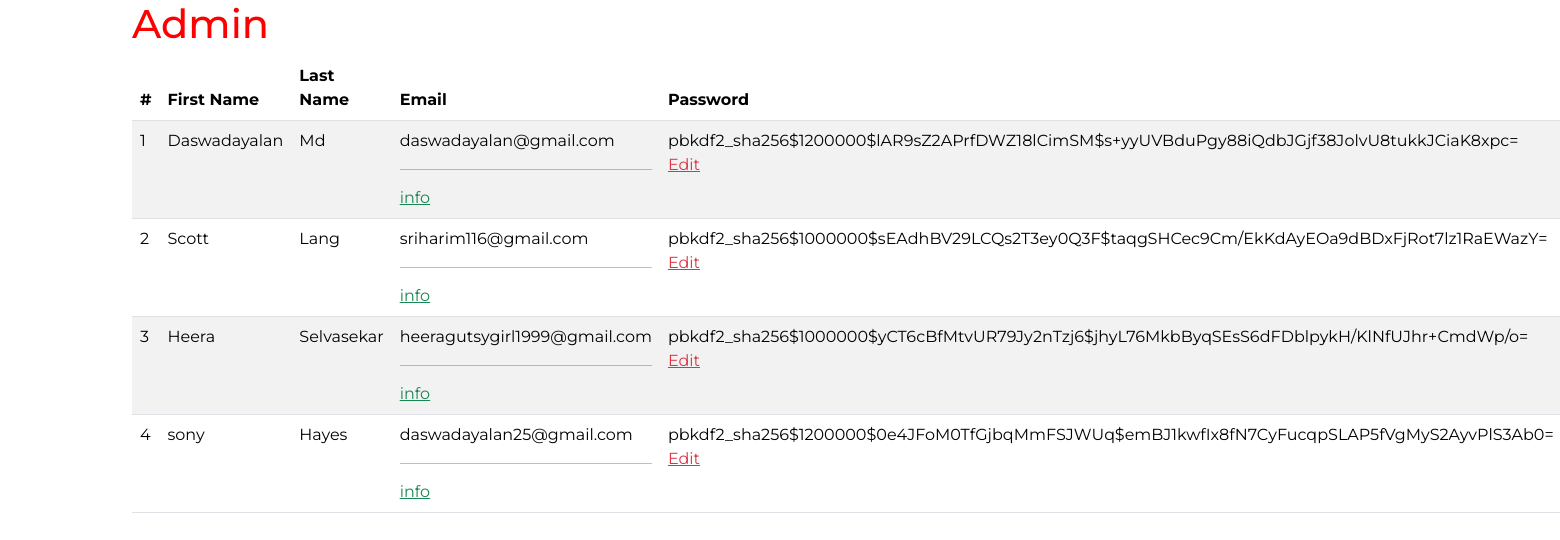
/api-admin/forum, run on the app's committed database.
### general/models.py (models this page shows, shortened)
class User(AbstractBaseUser, PermissionsMixin):
    email = models.EmailField(unique=True)
    first_name = models.CharField(max_length=30)
    last_name = models.CharField(max_length=35)
    date_joined = models.DateTimeField(default=timezone.now)
    security_code = models.IntegerField(default=0)
    profile_img= models.ImageField(default='default.jpg',upload_to='profile_pics')
    post_media=models.ImageField(default='',upload_to='media-picture')
    gender=models.CharField(max_length=50,null=True)
    verify_email = models.IntegerField(default=0)
    status = models.IntegerField(default=0)
    alive = models.IntegerField(default=0)
    is_active = models.BooleanField(default=True)
    is_staff = models.BooleanField(default=False)
    is_superuser = models.BooleanField(default=False)
    objects = MyUserManager()
    USERNAME_FIELD = 'email'
    REQUIRED_FIELDS = ['first_name', 'last_name']

### superuser/views.py (the view)
# urls.py: path("forum",forumApiView.as_view())
class forumApiView  (APIView):
    def get(self,request):
        Users_details=User.objects.all()
        return render(request,"admin/adminForum.html",{"users_info":Users_details})

### superuser/templates/admin/adminForum.html (shortened to what this page needs)
{% extends "index.html" %}
{% block page-content %}
<div class="container">
<h1>Admin</h1>
<table class=' table table-striped'>
    <thead>
        <th>#</th>
        <th>First Name</th>
        <th>Last Name</th>
        <th>Email</th>
        <th>Password</th>
    </thead><tbody>
{% for users in users_info  %}
<tr>
<td>{{users.id}}</td>
<td>{{users.first_name}}</td>
<td>{{users.last_name}}</td>
<td>{{users.email}}<hr></hr><a class='text-success'>info</a></td>
<td>{{users.password}}<br><a class='text-danger'>Edit</a></td>
</tr>
{% endfor %}
</tbody></table>
</div>
{% endblock page-content %}

### static/style.css (style rules this page uses)
body { font-family: 'Montserrat',sans-serif !important; color: red !important; }

### data on the page
User: id "1", first_name "Daswadayalan", last_name "Md", email "daswadayalan@gmail.com", password "pbkdf2_sha256$1200000$lAR9sZ2APrfDWZ18lCimSM$s+yyUVBduPgy88iQdbJGjf38JolvU8tukkJCiaK8xpc="
User: id "2", first_name "Scott", last_name "Lang", email "sriharim116@gmail.com", password "pbkdf2_sha256$1000000$sEAdhBV29LCQs2T3ey0Q3F$taqgSHCec9Cm/EkKdAyEOa9dBDxFjRot7lz1RaEWazY="
User: id "3", first_name "Heera", last_name "Selvasekar", email "heeragutsygirl1999@gmail.com", password "pbkdf2_sha256$1000000$yCT6cBfMtvUR79Jy2nTzj6$jhyL76MkbByqSEsS6dFDblpykH/KlNfUJhr+CmdWp/o="
User: id "4", first_name "sony", last_name "Hayes", email "daswadayalan25@gmail.com", password "pbkdf2_sha256$1200000$0e4JFoM0TfGjbqMmFSJWUq$emBJ1kwfIx8fN7CyFucqpSLAP5fVgMyS2AyvPlS3Ab0="
